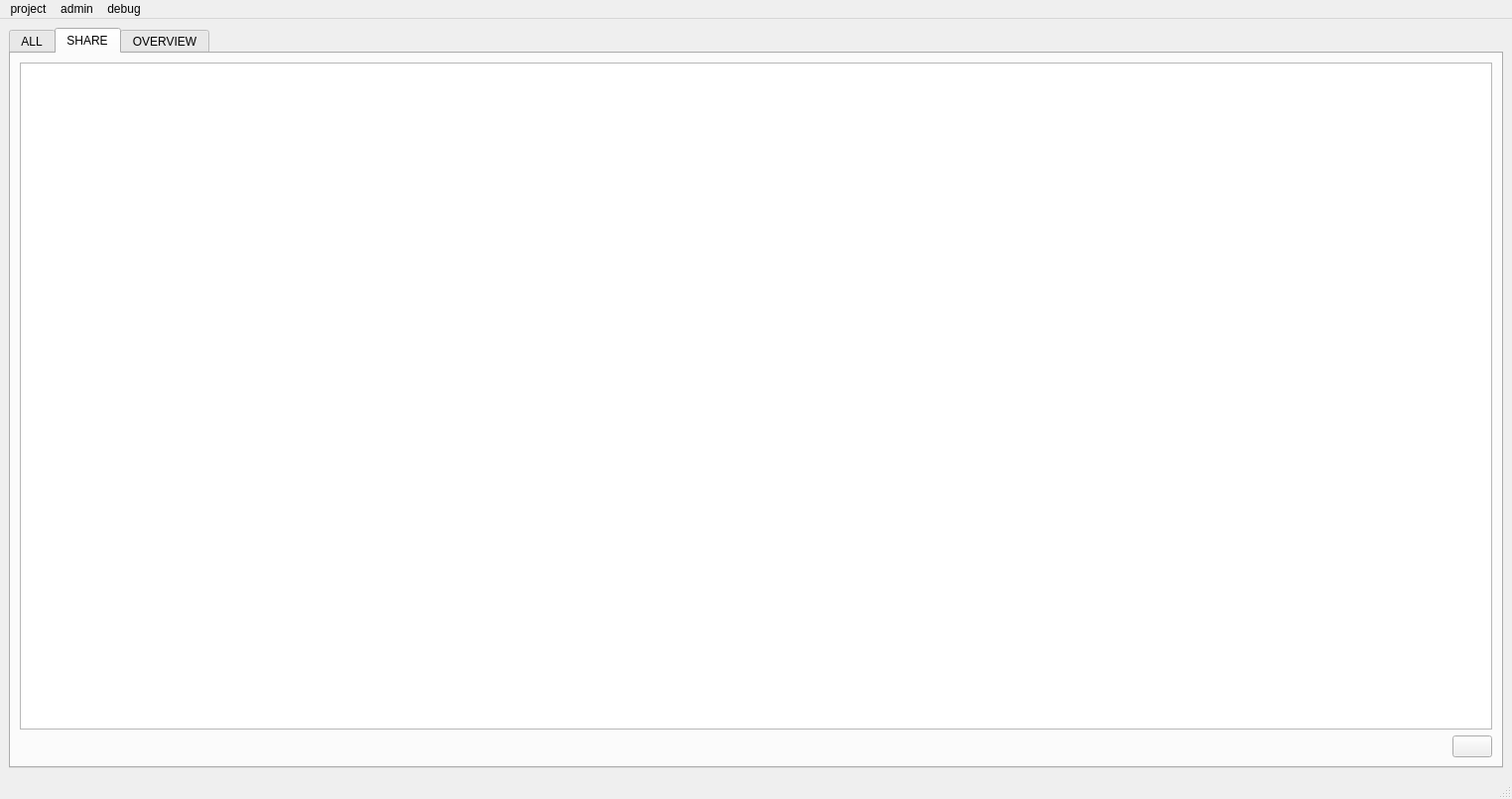
<?xml version="1.0" encoding="UTF-8"?>
<ui version="4.0">
 <class>MainWindow</class>
 <widget class="QMainWindow" name="MainWindow">
  <property name="windowModality">
   <enum>Qt::WindowModal</enum>
  </property>
  <property name="geometry">
   <rect>
    <x>0</x>
    <y>0</y>
    <width>1524</width>
    <height>805</height>
   </rect>
  </property>
  <property name="sizePolicy">
   <sizepolicy hsizetype="MinimumExpanding" vsizetype="Maximum">
    <horstretch>0</horstretch>
    <verstretch>0</verstretch>
   </sizepolicy>
  </property>
  <property name="mouseTracking">
   <bool>true</bool>
  </property>
  <property name="acceptDrops">
   <bool>true</bool>
  </property>
  <property name="windowTitle">
   <string>Rbhus Production Management</string>
  </property>
  <property name="documentMode">
   <bool>false</bool>
  </property>
  <property name="tabShape">
   <enum>QTabWidget::Rounded</enum>
  </property>
  <widget class="QWidget" name="centralwidget">
   <layout class="QVBoxLayout" name="verticalLayout_2">
    <item>
     <widget class="QTabWidget" name="tabWidget">
      <property name="tabPosition">
       <enum>QTabWidget::North</enum>
      </property>
      <property name="tabShape">
       <enum>QTabWidget::Rounded</enum>
      </property>
      <property name="currentIndex">
       <number>1</number>
      </property>
      <property name="documentMode">
       <bool>false</bool>
      </property>
      <property name="tabsClosable">
       <bool>false</bool>
      </property>
      <widget class="QWidget" name="tabAll">
       <attribute name="title">
        <string>ALL</string>
       </attribute>
       <layout class="QVBoxLayout" name="verticalLayout_6">
        <item>
         <widget class="QSplitter" name="splitterFilter">
          <property name="orientation">
           <enum>Qt::Horizontal</enum>
          </property>
          <property name="childrenCollapsible">
           <bool>false</bool>
          </property>
          <widget class="QWidget" name="layoutWidget">
           <layout class="QHBoxLayout" name="horizontalLayout_10">
            <item>
             <layout class="QVBoxLayout" name="verticalLayout_4">
              <item>
               <widget class="QGroupBox" name="groupBoxFilter">
                <property name="enabled">
                 <bool>true</bool>
                </property>
                <property name="sizePolicy">
                 <sizepolicy hsizetype="MinimumExpanding" vsizetype="Fixed">
                  <horstretch>0</horstretch>
                  <verstretch>0</verstretch>
                 </sizepolicy>
                </property>
                <property name="title">
                 <string/>
                </property>
                <property name="alignment">
                 <set>Qt::AlignCenter</set>
                </property>
                <property name="flat">
                 <bool>false</bool>
                </property>
                <property name="checkable">
                 <bool>false</bool>
                </property>
                <property name="checked">
                 <bool>false</bool>
                </property>
                <layout class="QGridLayout" name="gridLayout_2">
                 <property name="margin">
                  <number>1</number>
                 </property>
                 <item row="6" column="6">
                  <widget class="QPushButton" name="pushResetFile">
                   <property name="sizePolicy">
                    <sizepolicy hsizetype="Minimum" vsizetype="Fixed">
                     <horstretch>0</horstretch>
                     <verstretch>0</verstretch>
                    </sizepolicy>
                   </property>
                   <property name="text">
                    <string/>
                   </property>
                   <property name="iconSize">
                    <size>
                     <width>16</width>
                     <height>16</height>
                    </size>
                   </property>
                   <property name="flat">
                    <bool>true</bool>
                   </property>
                  </widget>
                 </item>
                 <item row="3" column="1">
                  <widget class="QLabel" name="labelSeq">
                   <property name="sizePolicy">
                    <sizepolicy hsizetype="Preferred" vsizetype="Fixed">
                     <horstretch>0</horstretch>
                     <verstretch>0</verstretch>
                    </sizepolicy>
                   </property>
                   <property name="text">
                    <string>sequence</string>
                   </property>
                  </widget>
                 </item>
                 <item row="7" column="6">
                  <layout class="QHBoxLayout" name="horizontalLayout_2">
                   <property name="sizeConstraint">
                    <enum>QLayout::SetDefaultConstraint</enum>
                   </property>
                   <item>
                    <widget class="QPushButton" name="filterRefresh">
                     <property name="sizePolicy">
                      <sizepolicy hsizetype="Minimum" vsizetype="Fixed">
                       <horstretch>0</horstretch>
                       <verstretch>0</verstretch>
                      </sizepolicy>
                     </property>
                     <property name="text">
                      <string/>
                     </property>
                     <property name="iconSize">
                      <size>
                       <width>16</width>
                       <height>16</height>
                      </size>
                     </property>
                    </widget>
                   </item>
                  </layout>
                 </item>
                 <item row="2" column="2">
                  <widget class="QPushButton" name="pushResetAsset">
                   <property name="sizePolicy">
                    <sizepolicy hsizetype="Minimum" vsizetype="Fixed">
                     <horstretch>0</horstretch>
                     <verstretch>0</verstretch>
                    </sizepolicy>
                   </property>
                   <property name="iconSize">
                    <size>
                     <width>16</width>
                     <height>16</height>
                    </size>
                   </property>
                   <property name="flat">
                    <bool>true</bool>
                   </property>
                  </widget>
                 </item>
                 <item row="4" column="3">
                  <widget class="QComboBox" name="comboScene">
                   <property name="sizePolicy">
                    <sizepolicy hsizetype="MinimumExpanding" vsizetype="Fixed">
                     <horstretch>0</horstretch>
                     <verstretch>0</verstretch>
                    </sizepolicy>
                   </property>
                   <property name="editable">
                    <bool>true</bool>
                   </property>
                   <property name="maxVisibleItems">
                    <number>10</number>
                   </property>
                   <property name="insertPolicy">
                    <enum>QComboBox::InsertAlphabetically</enum>
                   </property>
                  </widget>
                 </item>
                 <item row="6" column="1">
                  <widget class="QComboBox" name="comboStageType">
                   <property name="enabled">
                    <bool>true</bool>
                   </property>
                   <property name="sizePolicy">
                    <sizepolicy hsizetype="MinimumExpanding" vsizetype="Fixed">
                     <horstretch>0</horstretch>
                     <verstretch>0</verstretch>
                    </sizepolicy>
                   </property>
                   <property name="editable">
                    <bool>true</bool>
                   </property>
                   <property name="maxVisibleItems">
                    <number>10</number>
                   </property>
                   <property name="insertPolicy">
                    <enum>QComboBox::InsertAlphabetically</enum>
                   </property>
                   <property name="frame">
                    <bool>true</bool>
                   </property>
                  </widget>
                 </item>
                 <item row="6" column="4">
                  <widget class="QPushButton" name="pushResetNode">
                   <property name="sizePolicy">
                    <sizepolicy hsizetype="Minimum" vsizetype="Fixed">
                     <horstretch>0</horstretch>
                     <verstretch>0</verstretch>
                    </sizepolicy>
                   </property>
                   <property name="text">
                    <string/>
                   </property>
                   <property name="iconSize">
                    <size>
                     <width>16</width>
                     <height>16</height>
                    </size>
                   </property>
                   <property name="flat">
                    <bool>true</bool>
                   </property>
                  </widget>
                 </item>
                 <item row="6" column="3">
                  <widget class="QComboBox" name="comboNodeType">
                   <property name="sizePolicy">
                    <sizepolicy hsizetype="MinimumExpanding" vsizetype="Fixed">
                     <horstretch>0</horstretch>
                     <verstretch>0</verstretch>
                    </sizepolicy>
                   </property>
                   <property name="editable">
                    <bool>true</bool>
                   </property>
                   <property name="maxVisibleItems">
                    <number>10</number>
                   </property>
                   <property name="insertPolicy">
                    <enum>QComboBox::InsertAlphabetically</enum>
                   </property>
                  </widget>
                 </item>
                 <item row="6" column="2">
                  <widget class="QPushButton" name="pushResetStage">
                   <property name="sizePolicy">
                    <sizepolicy hsizetype="Minimum" vsizetype="Fixed">
                     <horstretch>0</horstretch>
                     <verstretch>0</verstretch>
                    </sizepolicy>
                   </property>
                   <property name="text">
                    <string/>
                   </property>
                   <property name="iconSize">
                    <size>
                     <width>16</width>
                     <height>16</height>
                    </size>
                   </property>
                   <property name="flat">
                    <bool>true</bool>
                   </property>
                  </widget>
                 </item>
                 <item row="1" column="1">
                  <widget class="QLabel" name="labelAssType">
                   <property name="sizePolicy">
                    <sizepolicy hsizetype="Preferred" vsizetype="Fixed">
                     <horstretch>0</horstretch>
                     <verstretch>0</verstretch>
                    </sizepolicy>
                   </property>
                   <property name="text">
                    <string>assetType</string>
                   </property>
                  </widget>
                 </item>
                 <item row="5" column="3">
                  <widget class="QLabel" name="label_2">
                   <property name="sizePolicy">
                    <sizepolicy hsizetype="Preferred" vsizetype="Fixed">
                     <horstretch>0</horstretch>
                     <verstretch>0</verstretch>
                    </sizepolicy>
                   </property>
                   <property name="text">
                    <string>nodeType</string>
                   </property>
                  </widget>
                 </item>
                 <item row="3" column="3">
                  <widget class="QLabel" name="labelSce">
                   <property name="sizePolicy">
                    <sizepolicy hsizetype="Preferred" vsizetype="Fixed">
                     <horstretch>0</horstretch>
                     <verstretch>0</verstretch>
                    </sizepolicy>
                   </property>
                   <property name="text">
                    <string>scene</string>
                   </property>
                  </widget>
                 </item>
                 <item row="4" column="4">
                  <widget class="QPushButton" name="pushResetScene">
                   <property name="sizePolicy">
                    <sizepolicy hsizetype="Minimum" vsizetype="Fixed">
                     <horstretch>0</horstretch>
                     <verstretch>0</verstretch>
                    </sizepolicy>
                   </property>
                   <property name="text">
                    <string/>
                   </property>
                   <property name="iconSize">
                    <size>
                     <width>16</width>
                     <height>16</height>
                    </size>
                   </property>
                   <property name="flat">
                    <bool>true</bool>
                   </property>
                  </widget>
                 </item>
                 <item row="2" column="1">
                  <widget class="QComboBox" name="comboAssType">
                   <property name="sizePolicy">
                    <sizepolicy hsizetype="MinimumExpanding" vsizetype="Fixed">
                     <horstretch>0</horstretch>
                     <verstretch>0</verstretch>
                    </sizepolicy>
                   </property>
                   <property name="editable">
                    <bool>true</bool>
                   </property>
                   <property name="maxVisibleItems">
                    <number>10</number>
                   </property>
                   <property name="insertPolicy">
                    <enum>QComboBox::InsertAlphabetically</enum>
                   </property>
                  </widget>
                 </item>
                 <item row="4" column="2">
                  <widget class="QPushButton" name="pushResetSeq">
                   <property name="sizePolicy">
                    <sizepolicy hsizetype="Minimum" vsizetype="Fixed">
                     <horstretch>0</horstretch>
                     <verstretch>0</verstretch>
                    </sizepolicy>
                   </property>
                   <property name="text">
                    <string/>
                   </property>
                   <property name="iconSize">
                    <size>
                     <width>16</width>
                     <height>16</height>
                    </size>
                   </property>
                   <property name="flat">
                    <bool>true</bool>
                   </property>
                  </widget>
                 </item>
                 <item row="4" column="1">
                  <widget class="QComboBox" name="comboSequence">
                   <property name="sizePolicy">
                    <sizepolicy hsizetype="MinimumExpanding" vsizetype="Fixed">
                     <horstretch>0</horstretch>
                     <verstretch>0</verstretch>
                    </sizepolicy>
                   </property>
                   <property name="editable">
                    <bool>true</bool>
                   </property>
                   <property name="maxVisibleItems">
                    <number>10</number>
                   </property>
                   <property name="insertPolicy">
                    <enum>QComboBox::InsertAlphabetically</enum>
                   </property>
                  </widget>
                 </item>
                 <item row="5" column="5">
                  <widget class="QLabel" name="labelFileType">
                   <property name="sizePolicy">
                    <sizepolicy hsizetype="Preferred" vsizetype="Fixed">
                     <horstretch>0</horstretch>
                     <verstretch>0</verstretch>
                    </sizepolicy>
                   </property>
                   <property name="text">
                    <string>fileType</string>
                   </property>
                  </widget>
                 </item>
                 <item row="6" column="5">
                  <widget class="QComboBox" name="comboFileType">
                   <property name="sizePolicy">
                    <sizepolicy hsizetype="MinimumExpanding" vsizetype="Fixed">
                     <horstretch>0</horstretch>
                     <verstretch>0</verstretch>
                    </sizepolicy>
                   </property>
                   <property name="editable">
                    <bool>true</bool>
                   </property>
                   <property name="maxVisibleItems">
                    <number>10</number>
                   </property>
                   <property name="insertPolicy">
                    <enum>QComboBox::InsertAlphabetically</enum>
                   </property>
                   <property name="duplicatesEnabled">
                    <bool>false</bool>
                   </property>
                   <property name="frame">
                    <bool>true</bool>
                   </property>
                  </widget>
                 </item>
                 <item row="5" column="1">
                  <widget class="QLabel" name="label">
                   <property name="sizePolicy">
                    <sizepolicy hsizetype="Preferred" vsizetype="Fixed">
                     <horstretch>0</horstretch>
                     <verstretch>0</verstretch>
                    </sizepolicy>
                   </property>
                   <property name="text">
                    <string>stageType</string>
                   </property>
                  </widget>
                 </item>
                 <item row="8" column="0" colspan="7">
                  <layout class="QHBoxLayout" name="horizontalLayout">
                   <item>
                    <widget class="QGroupBox" name="groupBox_2">
                     <property name="sizePolicy">
                      <sizepolicy hsizetype="MinimumExpanding" vsizetype="Minimum">
                       <horstretch>0</horstretch>
                       <verstretch>0</verstretch>
                      </sizepolicy>
                     </property>
                     <property name="title">
                      <string/>
                     </property>
                     <layout class="QHBoxLayout" name="horizontalLayout_7">
                      <item>
                       <widget class="QPushButton" name="pushNewAsset">
                        <property name="focusPolicy">
                         <enum>Qt::ClickFocus</enum>
                        </property>
                        <property name="text">
                         <string>new</string>
                        </property>
                       </widget>
                      </item>
                      <item>
                       <widget class="QPushButton" name="pushAssImport">
                        <property name="focusPolicy">
                         <enum>Qt::ClickFocus</enum>
                        </property>
                        <property name="text">
                         <string>import</string>
                        </property>
                       </widget>
                      </item>
                      <item>
                       <widget class="QRadioButton" name="radioMineAss">
                        <property name="text">
                         <string>mine</string>
                        </property>
                        <property name="checked">
                         <bool>true</bool>
                        </property>
                       </widget>
                      </item>
                      <item>
                       <widget class="QRadioButton" name="radioAllAss">
                        <property name="text">
                         <string>all</string>
                        </property>
                       </widget>
                      </item>
                      <item>
                       <widget class="QCheckBox" name="checkLinkedProjects">
                        <property name="text">
                         <string>linkedProjects</string>
                        </property>
                       </widget>
                      </item>
                      <item>
                       <widget class="QComboBox" name="comboLinked">
                        <property name="enabled">
                         <bool>true</bool>
                        </property>
                        <property name="sizePolicy">
                         <sizepolicy hsizetype="MinimumExpanding" vsizetype="Fixed">
                          <horstretch>0</horstretch>
                          <verstretch>0</verstretch>
                         </sizepolicy>
                        </property>
                        <property name="minimumSize">
                         <size>
                          <width>200</width>
                          <height>0</height>
                         </size>
                        </property>
                        <property name="editable">
                         <bool>true</bool>
                        </property>
                        <property name="maxVisibleItems">
                         <number>5</number>
                        </property>
                        <property name="insertPolicy">
                         <enum>QComboBox::InsertAlphabetically</enum>
                        </property>
                        <property name="sizeAdjustPolicy">
                         <enum>QComboBox::AdjustToContents</enum>
                        </property>
                        <property name="frame">
                         <bool>true</bool>
                        </property>
                       </widget>
                      </item>
                      <item>
                       <widget class="QPushButton" name="pushResetLinked">
                        <property name="sizePolicy">
                         <sizepolicy hsizetype="Minimum" vsizetype="Fixed">
                          <horstretch>0</horstretch>
                          <verstretch>0</verstretch>
                         </sizepolicy>
                        </property>
                        <property name="text">
                         <string/>
                        </property>
                        <property name="iconSize">
                         <size>
                          <width>16</width>
                          <height>16</height>
                         </size>
                        </property>
                        <property name="flat">
                         <bool>true</bool>
                        </property>
                       </widget>
                      </item>
                     </layout>
                    </widget>
                   </item>
                   <item>
                    <spacer name="horizontalSpacer">
                     <property name="orientation">
                      <enum>Qt::Horizontal</enum>
                     </property>
                     <property name="sizeType">
                      <enum>QSizePolicy::MinimumExpanding</enum>
                     </property>
                     <property name="sizeHint" stdset="0">
                      <size>
                       <width>40</width>
                       <height>20</height>
                      </size>
                     </property>
                    </spacer>
                   </item>
                   <item>
                    <spacer name="horizontalSpacer_2">
                     <property name="orientation">
                      <enum>Qt::Horizontal</enum>
                     </property>
                     <property name="sizeType">
                      <enum>QSizePolicy::MinimumExpanding</enum>
                     </property>
                     <property name="sizeHint" stdset="0">
                      <size>
                       <width>40</width>
                       <height>20</height>
                      </size>
                     </property>
                    </spacer>
                   </item>
                   <item>
                    <widget class="QGroupBox" name="previewEnabled">
                     <property name="enabled">
                      <bool>true</bool>
                     </property>
                     <property name="sizePolicy">
                      <sizepolicy hsizetype="Preferred" vsizetype="Minimum">
                       <horstretch>0</horstretch>
                       <verstretch>0</verstretch>
                      </sizepolicy>
                     </property>
                     <property name="layoutDirection">
                      <enum>Qt::LeftToRight</enum>
                     </property>
                     <property name="title">
                      <string/>
                     </property>
                     <property name="alignment">
                      <set>Qt::AlignCenter</set>
                     </property>
                     <property name="checkable">
                      <bool>true</bool>
                     </property>
                     <property name="checked">
                      <bool>false</bool>
                     </property>
                     <layout class="QHBoxLayout" name="horizontalLayout_5">
                      <item>
                       <widget class="QLabel" name="labelPreview">
                        <property name="text">
                         <string>preview</string>
                        </property>
                       </widget>
                      </item>
                     </layout>
                    </widget>
                   </item>
                   <item>
                    <widget class="QGroupBox" name="groupBox">
                     <property name="sizePolicy">
                      <sizepolicy hsizetype="Fixed" vsizetype="Fixed">
                       <horstretch>0</horstretch>
                       <verstretch>0</verstretch>
                      </sizepolicy>
                     </property>
                     <property name="title">
                      <string/>
                     </property>
                     <layout class="QVBoxLayout" name="verticalLayout">
                      <item>
                       <layout class="QHBoxLayout" name="horizontalLayout_9">
                        <item>
                         <widget class="QLineEdit" name="lineEditSearch">
                          <property name="sizePolicy">
                           <sizepolicy hsizetype="MinimumExpanding" vsizetype="Fixed">
                            <horstretch>0</horstretch>
                            <verstretch>0</verstretch>
                           </sizepolicy>
                          </property>
                          <property name="placeholderText">
                           <string>search</string>
                          </property>
                         </widget>
                        </item>
                        <item>
                         <widget class="QPushButton" name="searchRefresh">
                          <property name="sizePolicy">
                           <sizepolicy hsizetype="Minimum" vsizetype="Fixed">
                            <horstretch>0</horstretch>
                            <verstretch>0</verstretch>
                           </sizepolicy>
                          </property>
                          <property name="text">
                           <string/>
                          </property>
                          <property name="iconSize">
                           <size>
                            <width>16</width>
                            <height>16</height>
                           </size>
                          </property>
                          <property name="flat">
                           <bool>true</bool>
                          </property>
                         </widget>
                        </item>
                       </layout>
                      </item>
                      <item>
                       <layout class="QHBoxLayout" name="horizontalLayout_3">
                        <item>
                         <widget class="QRadioButton" name="checkTags">
                          <property name="sizePolicy">
                           <sizepolicy hsizetype="Minimum" vsizetype="Fixed">
                            <horstretch>0</horstretch>
                            <verstretch>0</verstretch>
                           </sizepolicy>
                          </property>
                          <property name="text">
                           <string>tags</string>
                          </property>
                         </widget>
                        </item>
                        <item>
                         <widget class="QRadioButton" name="checkUsers">
                          <property name="text">
                           <string>users</string>
                          </property>
                         </widget>
                        </item>
                        <item>
                         <widget class="QRadioButton" name="checkAssetName">
                          <property name="text">
                           <string>assetName</string>
                          </property>
                          <property name="checked">
                           <bool>true</bool>
                          </property>
                         </widget>
                        </item>
                        <item>
                         <widget class="QRadioButton" name="checkAssetPath">
                          <property name="text">
                           <string>assetPath</string>
                          </property>
                          <property name="checked">
                           <bool>false</bool>
                          </property>
                         </widget>
                        </item>
                       </layout>
                      </item>
                     </layout>
                    </widget>
                   </item>
                  </layout>
                 </item>
                 <item row="1" column="6">
                  <widget class="QPushButton" name="pushSearchFav">
                   <property name="sizePolicy">
                    <sizepolicy hsizetype="Minimum" vsizetype="Fixed">
                     <horstretch>0</horstretch>
                     <verstretch>0</verstretch>
                    </sizepolicy>
                   </property>
                   <property name="text">
                    <string/>
                   </property>
                   <property name="iconSize">
                    <size>
                     <width>16</width>
                     <height>16</height>
                    </size>
                   </property>
                  </widget>
                 </item>
                </layout>
               </widget>
              </item>
             </layout>
            </item>
           </layout>
          </widget>
          <widget class="QWidget" name="layoutWidget">
           <layout class="QVBoxLayout" name="verticalLayout_5">
            <item>
             <widget class="Line" name="line_4">
              <property name="orientation">
               <enum>Qt::Horizontal</enum>
              </property>
             </widget>
            </item>
            <item>
             <widget class="QLabel" name="label_4">
              <property name="sizePolicy">
               <sizepolicy hsizetype="MinimumExpanding" vsizetype="Fixed">
                <horstretch>0</horstretch>
                <verstretch>0</verstretch>
               </sizepolicy>
              </property>
              <property name="text">
               <string>favourite</string>
              </property>
              <property name="alignment">
               <set>Qt::AlignCenter</set>
              </property>
             </widget>
            </item>
            <item>
             <widget class="QListWidget" name="listWidgetSearch">
              <property name="sizePolicy">
               <sizepolicy hsizetype="MinimumExpanding" vsizetype="Minimum">
                <horstretch>0</horstretch>
                <verstretch>0</verstretch>
               </sizepolicy>
              </property>
             </widget>
            </item>
            <item>
             <widget class="QPushButton" name="pushSearchFavReset">
              <property name="sizePolicy">
               <sizepolicy hsizetype="Fixed" vsizetype="Fixed">
                <horstretch>0</horstretch>
                <verstretch>0</verstretch>
               </sizepolicy>
              </property>
              <property name="text">
               <string/>
              </property>
              <property name="flat">
               <bool>true</bool>
              </property>
             </widget>
            </item>
           </layout>
          </widget>
         </widget>
        </item>
        <item>
         <widget class="Line" name="line_3">
          <property name="orientation">
           <enum>Qt::Horizontal</enum>
          </property>
         </widget>
        </item>
        <item>
         <widget class="QSplitter" name="splitterAssets">
          <property name="sizePolicy">
           <sizepolicy hsizetype="MinimumExpanding" vsizetype="MinimumExpanding">
            <horstretch>0</horstretch>
            <verstretch>0</verstretch>
           </sizepolicy>
          </property>
          <property name="baseSize">
           <size>
            <width>0</width>
            <height>0</height>
           </size>
          </property>
          <property name="midLineWidth">
           <number>0</number>
          </property>
          <property name="orientation">
           <enum>Qt::Horizontal</enum>
          </property>
          <property name="childrenCollapsible">
           <bool>false</bool>
          </property>
          <widget class="QTableWidget" name="tableWidget">
           <property name="sizePolicy">
            <sizepolicy hsizetype="MinimumExpanding" vsizetype="MinimumExpanding">
             <horstretch>0</horstretch>
             <verstretch>0</verstretch>
            </sizepolicy>
           </property>
           <property name="palette">
            <palette>
             <active>
              <colorrole role="Base">
               <brush brushstyle="SolidPattern">
                <color alpha="255">
                 <red>232</red>
                 <green>232</green>
                 <blue>232</blue>
                </color>
               </brush>
              </colorrole>
             </active>
             <inactive>
              <colorrole role="Base">
               <brush brushstyle="SolidPattern">
                <color alpha="255">
                 <red>232</red>
                 <green>232</green>
                 <blue>232</blue>
                </color>
               </brush>
              </colorrole>
             </inactive>
             <disabled>
              <colorrole role="Base">
               <brush brushstyle="SolidPattern">
                <color alpha="255">
                 <red>244</red>
                 <green>244</green>
                 <blue>244</blue>
                </color>
               </brush>
              </colorrole>
             </disabled>
            </palette>
           </property>
           <property name="mouseTracking">
            <bool>true</bool>
           </property>
           <property name="acceptDrops">
            <bool>true</bool>
           </property>
           <property name="autoFillBackground">
            <bool>false</bool>
           </property>
           <property name="frameShape">
            <enum>QFrame::StyledPanel</enum>
           </property>
           <property name="frameShadow">
            <enum>QFrame::Raised</enum>
           </property>
           <property name="midLineWidth">
            <number>1</number>
           </property>
           <property name="dragEnabled">
            <bool>false</bool>
           </property>
           <property name="dragDropMode">
            <enum>QAbstractItemView::NoDragDrop</enum>
           </property>
           <property name="alternatingRowColors">
            <bool>false</bool>
           </property>
           <property name="selectionMode">
            <enum>QAbstractItemView::ExtendedSelection</enum>
           </property>
           <property name="selectionBehavior">
            <enum>QAbstractItemView::SelectRows</enum>
           </property>
           <property name="sortingEnabled">
            <bool>true</bool>
           </property>
           <property name="wordWrap">
            <bool>false</bool>
           </property>
           <attribute name="horizontalHeaderCascadingSectionResizes">
            <bool>true</bool>
           </attribute>
           <attribute name="horizontalHeaderDefaultSectionSize">
            <number>128</number>
           </attribute>
           <attribute name="horizontalHeaderMinimumSectionSize">
            <number>1</number>
           </attribute>
           <attribute name="horizontalHeaderShowSortIndicator" stdset="0">
            <bool>true</bool>
           </attribute>
           <attribute name="horizontalHeaderStretchLastSection">
            <bool>true</bool>
           </attribute>
           <attribute name="verticalHeaderVisible">
            <bool>false</bool>
           </attribute>
           <attribute name="verticalHeaderCascadingSectionResizes">
            <bool>true</bool>
           </attribute>
           <attribute name="verticalHeaderDefaultSectionSize">
            <number>64</number>
           </attribute>
           <attribute name="verticalHeaderHighlightSections">
            <bool>true</bool>
           </attribute>
           <attribute name="verticalHeaderMinimumSectionSize">
            <number>1</number>
           </attribute>
          </widget>
          <widget class="QWidget" name="layoutWidget">
           <layout class="QVBoxLayout" name="verticalLayout_3">
            <property name="sizeConstraint">
             <enum>QLayout::SetMinimumSize</enum>
            </property>
            <item>
             <widget class="QLabel" name="label_3">
              <property name="sizePolicy">
               <sizepolicy hsizetype="MinimumExpanding" vsizetype="Preferred">
                <horstretch>0</horstretch>
                <verstretch>0</verstretch>
               </sizepolicy>
              </property>
              <property name="text">
               <string>shortcuts</string>
              </property>
              <property name="alignment">
               <set>Qt::AlignCenter</set>
              </property>
             </widget>
            </item>
            <item>
             <widget class="QListWidget" name="listWidgetAssets">
              <property name="sizePolicy">
               <sizepolicy hsizetype="MinimumExpanding" vsizetype="MinimumExpanding">
                <horstretch>0</horstretch>
                <verstretch>0</verstretch>
               </sizepolicy>
              </property>
             </widget>
            </item>
            <item>
             <widget class="QPushButton" name="pushAssetFavReset">
              <property name="sizePolicy">
               <sizepolicy hsizetype="Fixed" vsizetype="Fixed">
                <horstretch>0</horstretch>
                <verstretch>0</verstretch>
               </sizepolicy>
              </property>
              <property name="text">
               <string/>
              </property>
              <property name="flat">
               <bool>true</bool>
              </property>
             </widget>
            </item>
           </layout>
          </widget>
         </widget>
        </item>
        <item>
         <widget class="Line" name="line">
          <property name="enabled">
           <bool>true</bool>
          </property>
          <property name="frameShadow">
           <enum>QFrame::Sunken</enum>
          </property>
          <property name="lineWidth">
           <number>1</number>
          </property>
          <property name="midLineWidth">
           <number>3</number>
          </property>
          <property name="orientation">
           <enum>Qt::Horizontal</enum>
          </property>
         </widget>
        </item>
        <item>
         <layout class="QHBoxLayout" name="horizontalLayout_4">
          <property name="sizeConstraint">
           <enum>QLayout::SetMinimumSize</enum>
          </property>
          <item>
           <widget class="QPushButton" name="pushLogout">
            <property name="sizePolicy">
             <sizepolicy hsizetype="Fixed" vsizetype="Fixed">
              <horstretch>0</horstretch>
              <verstretch>0</verstretch>
             </sizepolicy>
            </property>
            <property name="text">
             <string>logout</string>
            </property>
           </widget>
          </item>
          <item>
           <spacer name="horizontalSpacer_3">
            <property name="orientation">
             <enum>Qt::Horizontal</enum>
            </property>
            <property name="sizeHint" stdset="0">
             <size>
              <width>40</width>
              <height>20</height>
             </size>
            </property>
           </spacer>
          </item>
          <item>
           <widget class="QCheckBox" name="checkRefresh">
            <property name="sizePolicy">
             <sizepolicy hsizetype="Fixed" vsizetype="Fixed">
              <horstretch>0</horstretch>
              <verstretch>0</verstretch>
             </sizepolicy>
            </property>
            <property name="text">
             <string/>
            </property>
            <property name="iconSize">
             <size>
              <width>20</width>
              <height>20</height>
             </size>
            </property>
           </widget>
          </item>
          <item>
           <widget class="QPushButton" name="assRefresh">
            <property name="sizePolicy">
             <sizepolicy hsizetype="Fixed" vsizetype="Fixed">
              <horstretch>0</horstretch>
              <verstretch>0</verstretch>
             </sizepolicy>
            </property>
            <property name="text">
             <string/>
            </property>
           </widget>
          </item>
         </layout>
        </item>
       </layout>
      </widget>
      <widget class="QWidget" name="tabShare">
       <attribute name="title">
        <string>SHARE</string>
       </attribute>
       <layout class="QVBoxLayout" name="verticalLayout_7">
        <item>
         <widget class="QTableWidget" name="tableWidgetShare"/>
        </item>
        <item>
         <layout class="QHBoxLayout" name="horizontalLayout_6">
          <item>
           <spacer name="horizontalSpacer_4">
            <property name="orientation">
             <enum>Qt::Horizontal</enum>
            </property>
            <property name="sizeHint" stdset="0">
             <size>
              <width>40</width>
              <height>20</height>
             </size>
            </property>
           </spacer>
          </item>
          <item>
           <widget class="QPushButton" name="pushRefreshShare">
            <property name="text">
             <string/>
            </property>
           </widget>
          </item>
         </layout>
        </item>
       </layout>
      </widget>
      <widget class="QWidget" name="tabOverview">
       <attribute name="title">
        <string>OVERVIEW</string>
       </attribute>
      </widget>
     </widget>
    </item>
   </layout>
  </widget>
  <widget class="QMenuBar" name="menuBar">
   <property name="geometry">
    <rect>
     <x>0</x>
     <y>0</y>
     <width>1524</width>
     <height>31</height>
    </rect>
   </property>
   <widget class="QMenu" name="menuAdmin">
    <property name="title">
     <string>admin</string>
    </property>
    <addaction name="actionTask_trak"/>
    <addaction name="actionNew_seq_scn"/>
    <addaction name="actionEdit_seq_scn"/>
   </widget>
   <widget class="QMenu" name="menuProject">
    <property name="title">
     <string>project</string>
    </property>
    <addaction name="actionSet_project"/>
    <addaction name="actionNew_project"/>
    <addaction name="actionEdit_project"/>
   </widget>
   <widget class="QMenu" name="menuDebug">
    <property name="title">
     <string>debug</string>
    </property>
    <addaction name="actionList_env"/>
   </widget>
   <addaction name="menuProject"/>
   <addaction name="menuAdmin"/>
   <addaction name="menuDebug"/>
  </widget>
  <widget class="QStatusBar" name="statusBar"/>
  <action name="actionMine">
   <property name="text">
    <string>mine</string>
   </property>
  </action>
  <action name="actionAll">
   <property name="text">
    <string>all</string>
   </property>
  </action>
  <action name="actionSet_project">
   <property name="text">
    <string>set project</string>
   </property>
  </action>
  <action name="actionTask_trak">
   <property name="text">
    <string>trak</string>
   </property>
  </action>
  <action name="actionNew_project">
   <property name="text">
    <string>new project</string>
   </property>
  </action>
  <action name="actionList_env">
   <property name="text">
    <string>list env</string>
   </property>
  </action>
  <action name="actionNew_seq_scn">
   <property name="text">
    <string>new seq/scn</string>
   </property>
  </action>
  <action name="actionEdit_project">
   <property name="text">
    <string>edit project</string>
   </property>
  </action>
  <action name="actionEdit_seq_scn">
   <property name="text">
    <string>edit seq/scn</string>
   </property>
  </action>
 </widget>
 <resources/>
 <connections/>
</ui>
